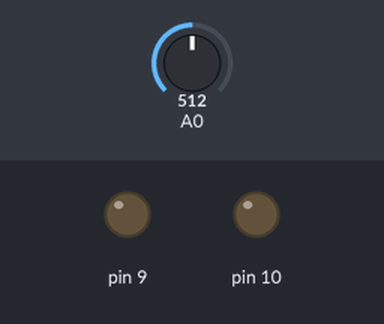
The sketch below on a simulated Arduino Uno, built with avr-gcc and run on an emulated ATmega328P. On the bench: output pins drawn as LEDs (lit = HIGH). Inputs (shaded band) come from the test bench; at power-on: A0 = 512.

Above: at 1.2 s.
1.3 s: A0 set to 23
2.8 s: A0 set to 19
At 3.9 s:
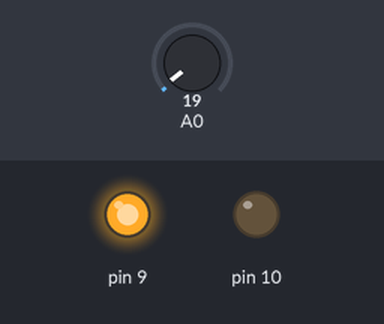
4.3 s: A0 set to 47
5.8 s: A0 set to 57
At 6.6 s:
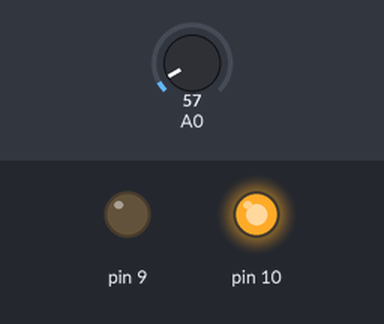
7.3 s: A0 set to 15
At 8.5 s:
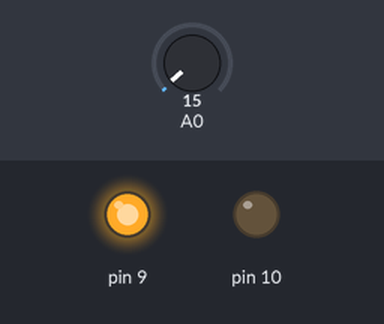
8.8 s: A0 set to 122
At 9.3 s:
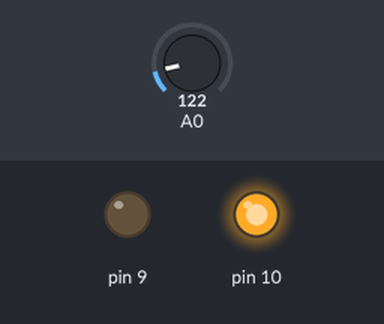
Timing chart, 0 to 11.3 s (numbered marks = the images above; inputs shaded):
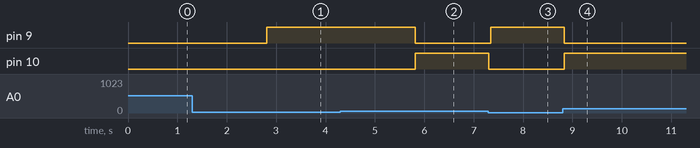

The sketch:

sketch.ino
```cpp
enum {IDLE,FILL,RUN} st=IDLE;
void setup(){pinMode(9,OUTPUT);pinMode(10,OUTPUT);}
void loop(){
  float cm=analogRead(A0)*(5.0/1023.0)*100.0;
  if(st==IDLE && cm<10) st=FILL;
  else if(st==FILL && cm>=25) st=RUN;
  else if(st==RUN && cm<20) st=IDLE;
  digitalWrite(9, st==FILL); digitalWrite(10, st==RUN); delay(40);
}
```

Measured:
- the behaviour switches between 21 and 20 on A0 (found by bisection; images 0 and 1)
- the behaviour switches between 51 and 52 on A0 (found by bisection; images 1 and 2)
- after the input at 1.3 s, every drawn part: stays the same
- after the input at 2.8 s, pin 9: LOW → HIGH at once
- after the input at 4.3 s, every drawn part: stays the same
- after the input at 5.8 s, pin 9: HIGH → LOW at once; pin 10: LOW → HIGH at once
- after the input at 7.3 s, pin 9: LOW → HIGH after 0.05 s; pin 10: HIGH → LOW at once
- after the input at 8.8 s, pin 9: HIGH → LOW at once; pin 10: LOW → HIGH at once
